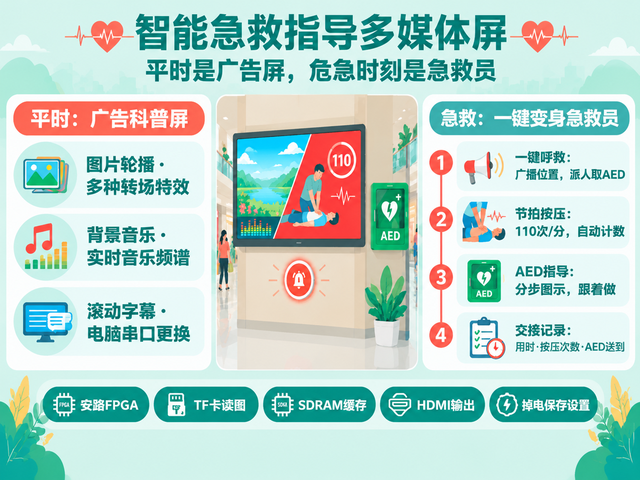
#> input picture tf_card/PIC1.BMP, 640 x 480 px
$ python gen_badge.py ../tf_card/PIC1.BMP
#> lines starting #> are read from the running program, lines starting #| are printed output that depends on the picture; after the words box and inside, x2 and y2 are one past the last pixel; in counts of white or black regions, pixels touching at a corner belong together
# R9 民法典 184 条角标图层（和台标同原理：片内 ROM 存 4 色点阵，FPGA 实时叠加在急救画面上，不画进 PIC6）
#   用法（仓库根目录）：python -I tools/gen_badge.py [角标截图.png]
#   输出：src/user_source/hdl_source/display/badge_rom.hex（512 x 24 = 12288 行，每行 1 位 = 有墨（字 / 天平），行优先；
#           每行按 512 点存，硬件地址 = {行[4:0], 列[8:0]}，不用乘法）。R9 省 BRAM：只存 1 位，颜色和胶囊形状由硬件算：
#           墨在列 < ICON_END 是橙色天平、否则深青字；没墨的点在胶囊里是米黄、外面透明（胶囊两端圆角用每行的缩进表 badge_tab.vh）
#         src/user_source/hdl_source/include/badge_tab.vh（脉动 8 档：每档的宽 / 高 / 左上角 / 1/倍数，emg_overlay 用）
#         out/badge_preview.png（深色底 / 急救画面上 1.0 倍和 1.15 倍）
# 用户 10-26 要求：截图外面那圈浅蓝背景不要 —— 只保留米黄胶囊本身，胶囊外一律透明（0）。
# 调色板（layer_compositor 里写死）：0 透明 / 1 米黄底 FBF2D0 / 2 深青字 0E4F5C / 3 橙色天平 E85A2A
import os
import sys
from PIL import Image, ImageDraw

try:
    sys.stdout.reconfigure(encoding='utf-8')
except AttributeError:
    pass

ROOT = os.path.dirname(os.path.dirname(os.path.abspath(__file__)))
HDL = os.path.join(ROOT, 'src', 'user_source', 'hdl_source')
args = [a for a in sys.argv[1:] if not a.startswith('--')]
SHOT = '--shot' in sys.argv                                 # --shot：整张截图缩小（字会糊）；默认：天平用截图，文字用黑体 16 点阵重排（清晰）
SRC = args[0] if args else os.path.join(ROOT, 'out', 'cards', 'ref', 'badge_184.png')
TEXT = '《民法典》第184条：紧急救助，依法免责'
FONT = os.environ.get('BADGE_FONT', 'C:/Windows/Fonts/simsun.ttc')   # 宋体 16 点阵（和 OSD 字库同一套，16 点下最清楚）
H = 24
PAL = [(0, 0, 0), (0xFB, 0xF2, 0xD0), (0x0E, 0x4F, 0x5C), (0xE8, 0x5A, 0x2A)]

src = Image.open(SRC).convert('RGB')
#> src is the input picture: PIL image 640x480 RGB; mean R, G, B 183.9, 213.6, 206
bg = src.getpixel((2, 2))                                  # 截图四角 = 外面的浅蓝背景
#> bg = (211, 243, 237)
def is_bg(p):
    return sum(abs(p[i] - bg[i]) for i in range(3)) < 24
# 胶囊外接框：每行 / 每列有一半以上不是背景色
sw, sh = src.size
#> sw = 640; sh = 480
rows = [y for y in range(sh) if sum(not is_bg(src.getpixel((x, y))) for x in range(0, sw, 2)) > sw // 4]
#> rows = 372 values from 21 to 428
cols = [x for x in range(sw) if sum(not is_bg(src.getpixel((x, y))) for y in range(sh)) > sh // 2]
#> cols = 620 values from 6 to 634
box = (cols[0], rows[0], cols[-1] + 1, rows[-1] + 1)
#> box = (6, 21, 635, 429)
pill = src.crop(box)
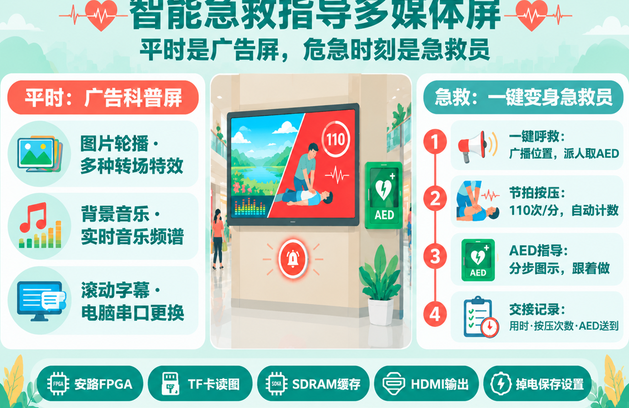
#> pill: PIL image 629x408 RGB; mean R, G, B 183.7, 209.9, 202.6
print('截图 %dx%d，背景 %s，胶囊 %s' % (sw, sh, bg, box))
#| 截图 640x480，背景 (211, 243, 237)，胶囊 (6, 21, 635, 429)

from PIL import ImageFont
font = ImageFont.truetype(FONT, 16)
tw = round(font.getlength(TEXT))
ICON = 18                                                   # 天平图标 18x18（截图左侧，取到第一个深青字之前）
W = 256 if SHOT else (12 + ICON + 6 + tw + 1 + 12 + 3) // 4 * 4
S = 4                                                       # 胶囊形状 4 倍画再缩小，边缘更圆
def px_ok(mk, x, y):
    return mk.getpixel((x, y)) >= 160
m = Image.new('L', (W * S, H * S), 0)
#> m: PIL image 976x96 L; every value is 0
ImageDraw.Draw(m).rounded_rectangle((0, 0, W * S - 1, H * S - 1), radius=H * S // 2, fill=255)
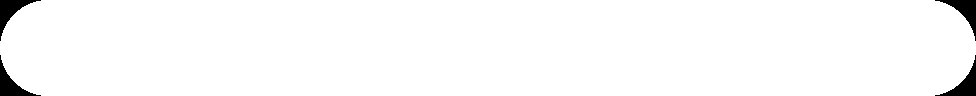
#> m: PIL image 976x96 L; 97.9% white; 4 black regions, box (x1, y1, x2, y2) and area: (0, 0, 41, 41) 498, (935, 0, 976, 41) 498, (0, 55, 41, 96) 498, (935, 55, 976, 96) 498
mask = m.resize((W, H), Image.LANCZOS)
sm = pill.resize((W, H), Image.LANCZOS)
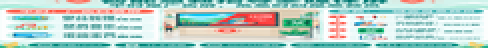
#> sm: PIL image 244x24 RGB (shown 2 times larger); mean R, G, B 183.3, 209.3, 202.1
idx = Image.new('P', (W, H))
#> idx: PIL image 244x24 P; every value is 0
idx.putpalette([c for p in PAL for c in p] + [0] * 756)
for y in range(H):
    for x in range(W):
        if mask.getpixel((x, y)) < 160:                     # 胶囊外（含圆角外）= 透明
            k = 0
        else:
            p = sm.getpixel((x, y))
            k = min((1, 2, 3), key=lambda i: sum((p[j] - PAL[i][j]) ** 2 for j in range(3)))
        idx.putpixel((x, y), k)
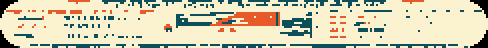
#> idx: PIL image 244x24 P (shown 2 times larger); mean R, G, B 210.1, 205, 177.8
if not SHOT:
    # 底色全米黄，左边贴截图里的天平（只取橙色像素），文字用黑体 16 点阵不抗锯齿直接画（和 OSD 一样清楚）
    for y in range(H):
        for x in range(W):
            if px_ok(mask, x, y): idx.putpixel((x, y), 1)
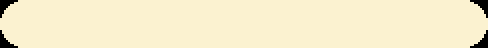
#> idx: PIL image 244x24 P (shown 2 times larger); mean R, G, B 245.2, 236.4, 203.2
    org = lambda q: q[0] > 190 and q[1] < 170 and q[2] < 140      # 截图里天平的橙色
#> (the run stopped early here; a loop or call above may not have finished)
